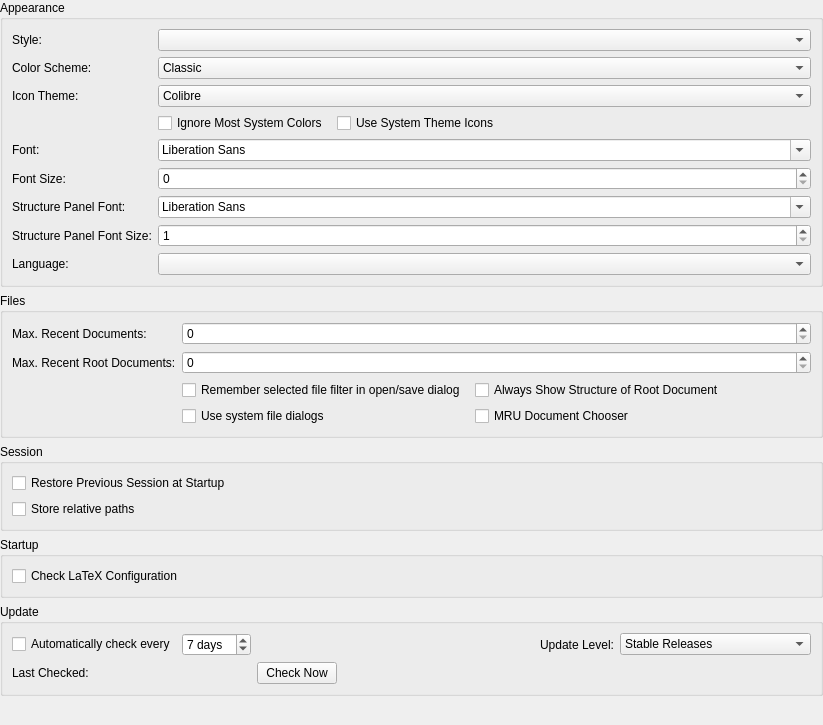
             <widget class="QWidget" name="scrollAreaWidgetContents">
              <property name="geometry">
               <rect>
                <x>0</x>
                <y>0</y>
                <width>823</width>
                <height>725</height>
               </rect>
              </property>
              <layout class="QVBoxLayout" name="verticalLayout">
               <property name="leftMargin">
                <number>0</number>
               </property>
               <property name="topMargin">
                <number>0</number>
               </property>
               <property name="rightMargin">
                <number>0</number>
               </property>
               <property name="bottomMargin">
                <number>0</number>
               </property>
               <item>
                <widget class="QGroupBox" name="groupBox_Appearance">
                 <property name="title">
                  <string>Appearance</string>
                 </property>
                 <layout class="QGridLayout" columnstretch="0,0,1,0">
                  <item row="0" column="1" colspan="3">
                   <widget class="QComboBox" name="comboBoxInterfaceStyle">
                    <property name="sizePolicy">
                     <sizepolicy hsizetype="MinimumExpanding" vsizetype="Preferred">
                      <horstretch>0</horstretch>
                      <verstretch>0</verstretch>
                     </sizepolicy>
                    </property>
                   </widget>
                  </item>
                  <item row="1" column="0">
                   <widget class="QLabel" name="label_14">
                    <property name="text">
                     <string>Color Scheme:</string>
                    </property>
                   </widget>
                  </item>
                  <item row="5" column="1" colspan="3">
                   <widget class="QFontComboBox" name="comboBoxInterfaceFont">
                    <property name="sizePolicy">
                     <sizepolicy hsizetype="Expanding" vsizetype="Preferred">
                      <horstretch>0</horstretch>
                      <verstretch>0</verstretch>
                     </sizepolicy>
                    </property>
                   </widget>
                  </item>
                  <item row="10" column="1" colspan="3">
                   <widget class="QComboBox" name="comboBoxLanguage">
                    <property name="sizePolicy">
                     <sizepolicy hsizetype="Expanding" vsizetype="Preferred">
                      <horstretch>0</horstretch>
                      <verstretch>0</verstretch>
                     </sizepolicy>
                    </property>
                   </widget>
                  </item>
                  <item row="0" column="0">
                   <widget class="QLabel" name="label_3">
                    <property name="sizePolicy">
                     <sizepolicy hsizetype="Minimum" vsizetype="Preferred">
                      <horstretch>0</horstretch>
                      <verstretch>0</verstretch>
                     </sizepolicy>
                    </property>
                    <property name="text">
                     <string>Style:</string>
                    </property>
                   </widget>
                  </item>
                  <item row="6" column="1" colspan="3">
                   <widget class="QSpinBox" name="spinBoxInterfaceFontSize">
                    <property name="sizePolicy">
                     <sizepolicy hsizetype="Expanding" vsizetype="Preferred">
                      <horstretch>0</horstretch>
                      <verstretch>0</verstretch>
                     </sizepolicy>
                    </property>
                   </widget>
                  </item>
                  <item row="10" column="0">
                   <widget class="QLabel" name="label_9">
                    <property name="sizePolicy">
                     <sizepolicy hsizetype="Minimum" vsizetype="Preferred">
                      <horstretch>0</horstretch>
                      <verstretch>0</verstretch>
                     </sizepolicy>
                    </property>
                    <property name="text">
                     <string>Language:</string>
                    </property>
                   </widget>
                  </item>
                  <item row="5" column="0">
                   <widget class="QLabel" name="label_5">
                    <property name="sizePolicy">
                     <sizepolicy hsizetype="Minimum" vsizetype="Preferred">
                      <horstretch>0</horstretch>
                      <verstretch>0</verstretch>
                     </sizepolicy>
                    </property>
                    <property name="text">
                     <string>Font:</string>
                    </property>
                   </widget>
                  </item>
                  <item row="1" column="1" colspan="3">
                   <widget class="QComboBox" name="comboBoxInterfaceModernStyle">
                    <item>
                     <property name="text">
                      <string>Classic</string>
                     </property>
                    </item>
                    <item>
                     <property name="text">
                      <string>Modern</string>
                     </property>
                    </item>
                    <item>
                     <property name="text">
                      <string>Modern - dark</string>
                     </property>
                    </item>
                   </widget>
                  </item>
                  <item row="6" column="0">
                   <widget class="QLabel" name="label_7">
                    <property name="sizePolicy">
                     <sizepolicy hsizetype="Minimum" vsizetype="Preferred">
                      <horstretch>0</horstretch>
                      <verstretch>0</verstretch>
                     </sizepolicy>
                    </property>
                    <property name="text">
                     <string>Font Size:</string>
                    </property>
                   </widget>
                  </item>
                  <item row="7" column="0">
                   <widget class="QLabel" name="labelStructurePanelFont">
                    <property name="text">
                     <string>Structure Panel Font:</string>
                    </property>
                   </widget>
                  </item>
                  <item row="7" column="1" colspan="3">
                   <widget class="QFontComboBox" name="comboBoxStructurePanelFont">
                    <property name="sizePolicy">
                     <sizepolicy hsizetype="Expanding" vsizetype="Preferred">
                      <horstretch>0</horstretch>
                      <verstretch>0</verstretch>
                     </sizepolicy>
                    </property>
                   </widget>
                  </item>
                  <item row="8" column="0">
                   <widget class="QLabel" name="labelStructurePanelFontSize">
                    <property name="text">
                     <string>Structure Panel Font Size:</string>
                    </property>
                   </widget>
                  </item>
                  <item row="8" column="1" colspan="3">
                   <widget class="QSpinBox" name="spinBoxStructurePanelFontSize">
                    <property name="sizePolicy">
                     <sizepolicy hsizetype="Expanding" vsizetype="Preferred">
                      <horstretch>0</horstretch>
                      <verstretch>0</verstretch>
                     </sizepolicy>
                    </property>
                    <property name="minimum">
                     <number>1</number>
                    </property>
                   </widget>
                  </item>
                  <item row="4" column="1" colspan="3">
                   <layout class="QHBoxLayout">
                    <property name="spacing">
                     <number>9</number>
                    </property>
                    <item>
                     <widget class="QCheckBox" name="checkBoxUseTexmakerPalette">
                      <property name="text">
                       <string>Ignore Most System Colors</string>
                      </property>
                      <property name="advancedOption" stdset="0">
                       <bool>true</bool>
                      </property>
                     </widget>
                    </item>
                    <item>
                     <widget class="QCheckBox" name="checkBoxUseSystemTheme">
                      <property name="text">
                       <string>Use System Theme Icons</string>
                      </property>
                      <property name="advancedOption" stdset="0">
                       <bool>true</bool>
                      </property>
                     </widget>
                    </item>
                    <item>
                     <spacer>
                      <property name="orientation">
                       <enum>Qt::Orientation::Horizontal</enum>
                      </property>
                      <property name="sizeHint" stdset="0">
                       <size>
                        <width>40</width>
                        <height>0</height>
                       </size>
                      </property>
                     </spacer>
                    </item>
                   </layout>
                  </item>
                  <item row="2" column="0">
                   <widget class="QLabel" name="label_27">
                    <property name="text">
                     <string>Icon Theme:</string>
                    </property>
                   </widget>
                  </item>
                  <item row="2" column="1" colspan="3">
                   <widget class="QComboBox" name="comboBoxInterfaceIconTheme">
                    <item>
                     <property name="text">
                      <string>Colibre</string>
                     </property>
                    </item>
                    <item>
                     <property name="text">
                      <string>Oxygen Modern</string>
                     </property>
                    </item>
                    <item>
                     <property name="text">
                      <string>Oxygen Classic</string>
                     </property>
                    </item>
                   </widget>
                  </item>
                 </layout>
                </widget>
               </item>
               <item>
                <widget class="QGroupBox" name="groupBox_Files">
                 <property name="title">
                  <string>Files</string>
                 </property>
                 <property name="advancedOption" stdset="0">
                  <bool>true</bool>
                 </property>
                 <layout class="QGridLayout" columnstretch="0,0,1">
                  <item row="2" column="0">
                   <widget class="QLabel" name="label_10">
                    <property name="sizePolicy">
                     <sizepolicy hsizetype="Minimum" vsizetype="Preferred">
                      <horstretch>0</horstretch>
                      <verstretch>0</verstretch>
                     </sizepolicy>
                    </property>
                    <property name="text">
                     <string>Max. Recent Root Documents:</string>
                    </property>
                   </widget>
                  </item>
                  <item row="4" column="1">
                   <widget class="QCheckBox" name="checkBoxRememberFileFilter">
                    <property name="text">
                     <string>Remember selected file filter in open/save dialog </string>
                    </property>
                    <property name="advancedOption" stdset="0">
                     <bool>true</bool>
                    </property>
                   </widget>
                  </item>
                  <item row="2" column="1" colspan="2">
                   <widget class="QSpinBox" name="spinBoxMaxRecentProjects">
                    <property name="sizePolicy">
                     <sizepolicy hsizetype="Expanding" vsizetype="Preferred">
                      <horstretch>0</horstretch>
                      <verstretch>0</verstretch>
                     </sizepolicy>
                    </property>
                    <property name="maximum">
                     <number>10000</number>
                    </property>
                   </widget>
                  </item>
                  <item row="1" column="0">
                   <widget class="QLabel" name="label_8">
                    <property name="sizePolicy">
                     <sizepolicy hsizetype="Minimum" vsizetype="Preferred">
                      <horstretch>0</horstretch>
                      <verstretch>0</verstretch>
                     </sizepolicy>
                    </property>
                    <property name="text">
                     <string>Max. Recent Documents:</string>
                    </property>
                   </widget>
                  </item>
                  <item row="1" column="1" colspan="2">
                   <widget class="QSpinBox" name="spinBoxMaxRecentFiles">
                    <property name="sizePolicy">
                     <sizepolicy hsizetype="Expanding" vsizetype="Preferred">
                      <horstretch>0</horstretch>
                      <verstretch>0</verstretch>
                     </sizepolicy>
                    </property>
                    <property name="maximum">
                     <number>10000</number>
                    </property>
                   </widget>
                  </item>
                  <item row="6" column="1">
                   <widget class="QCheckBox" name="checkBoxUseNativeFileDialog">
                    <property name="text">
                     <string>Use system file dialogs</string>
                    </property>
                   </widget>
                  </item>
                  <item row="4" column="2">
                   <widget class="QCheckBox" name="checkBoxParseRootDoc">
                    <property name="text">
                     <string>Always Show Structure of Root Document</string>
                    </property>
                    <property name="advancedOption" stdset="0">
                     <bool>true</bool>
                    </property>
                   </widget>
                  </item>
                  <item row="6" column="2">
                   <widget class="QCheckBox" name="checkBoxMRUDocumentChooser">
                    <property name="text">
                     <string>MRU Document Chooser</string>
                    </property>
                    <property name="advancedOption" stdset="0">
                     <bool>true</bool>
                    </property>
                   </widget>
                  </item>
                 </layout>
                </widget>
               </item>
               <item>
                <widget class="QGroupBox" name="groupBox_Session">
                 <property name="title">
                  <string>Session</string>
                 </property>
                 <property name="advancedOption" stdset="0">
                  <bool>true</bool>
                 </property>
                 <layout class="QVBoxLayout" name="verticalLayout_10">
                  <item>
                   <widget class="QCheckBox" name="checkBoxRestoreSession">
                    <property name="text">
                     <string>Restore Previous Session at Startup</string>
                    </property>
                   </widget>
                  </item>
                  <item>
                   <widget class="QCheckBox" name="checkBoxSessionStoreRelativePaths">
                    <property name="text">
                     <string>Store relative paths</string>
                    </property>
                    <property name="advancedOption" stdset="0">
                     <bool>true</bool>
                    </property>
                   </widget>
                  </item>
                 </layout>
                </widget>
               </item>
               <item>
                <widget class="QGroupBox" name="groupBox_Startup">
                 <property name="title">
                  <string>Startup</string>
                 </property>
                 <layout class="QVBoxLayout" name="verticalLayout_14">
                  <item>
                   <widget class="QCheckBox" name="checkBoxCheckLatexConfiguration">
                    <property name="text">
                     <string>Check LaTeX Configuration</string>
                    </property>
                   </widget>
                  </item>
                 </layout>
                </widget>
               </item>
               <item>
                <widget class="QGroupBox" name="groupBox_Update">
                 <property name="title">
                  <string>Update</string>
                 </property>
                 <layout class="QGridLayout" name="gridLayout03">
                  <item row="0" column="6">
                   <widget class="QComboBox" name="comboBoxUpdateLevel">
                    <property name="sizePolicy">
                     <sizepolicy hsizetype="Expanding" vsizetype="Fixed">
                      <horstretch>0</horstretch>
                      <verstretch>0</verstretch>
                     </sizepolicy>
                    </property>
                    <property name="toolTip">
                     <string>Defines the kinds of update notifications you will receive:
- Stable Releases: Choose this if stability is most important to you.
- Release Candidates: Are close to a future release in terms of features and stability. Choose this to get previews of future releases and help us by testing the version before it's been published as an official release. (Stable releases are notified as well)
- Development Versions: Contain the latest features, but might be unstable. (Stable releases and release candidates are notified as well).</string>
                    </property>
                    <item>
                     <property name="text">
                      <string>Stable Releases</string>
                     </property>
                    </item>
                    <item>
                     <property name="text">
                      <string>Release Candidates</string>
                     </property>
                    </item>
                    <item>
                     <property name="text">
                      <string>Development Versions</string>
                     </property>
                    </item>
                   </widget>
                  </item>
                  <item row="1" column="4">
                   <spacer name="horizontalSpacer_7">
                    <property name="orientation">
                     <enum>Qt::Orientation::Horizontal</enum>
                    </property>
                    <property name="sizeHint" stdset="0">
                     <size>
                      <width>40</width>
                      <height>20</height>
                     </size>
                    </property>
                   </spacer>
                  </item>
                  <item row="1" column="3">
                   <widget class="QPushButton" name="pushButtonUpdateCheckNow">
                    <property name="text">
                     <string>Check Now</string>
                    </property>
                   </widget>
                  </item>
                  <item row="0" column="3" colspan="2">
                   <spacer name="horizontalSpacer_4">
                    <property name="orientation">
                     <enum>Qt::Orientation::Horizontal</enum>
                    </property>
                    <property name="sizeHint" stdset="0">
                     <size>
                      <width>40</width>
                      <height>20</height>
                     </size>
                    </property>
                   </spacer>
                  </item>
                  <item row="1" column="1">
                   <widget class="QLabel" name="labelUpdateCheckDate">
                    <property name="text">
                     <string notr="true">&lt;checkDate&gt;</string>
                    </property>
                   </widget>
                  </item>
                  <item row="1" column="0">
                   <widget class="QLabel" name="label_56">
                    <property name="text">
                     <string>Last Checked:</string>
                    </property>
                   </widget>
                  </item>
                  <item row="0" column="1">
                   <widget class="QSpinBox" name="spinBoxAutoUpdateCheckIntervalDays">
                    <property name="suffix">
                     <string> days</string>
                    </property>
                    <property name="minimum">
                     <number>0</number>
                    </property>
                    <property name="value">
                     <number>7</number>
                    </property>
                   </widget>
                  </item>
                  <item row="0" column="0">
                   <widget class="QCheckBox" name="checkBoxAutoUpdateCheck">
                    <property name="text">
                     <string>Automatically check every</string>
                    </property>
                   </widget>
                  </item>
                  <item row="0" column="5">
                   <widget class="QLabel" name="label_74">
                    <property name="text">
                     <string>Update Level:</string>
                    </property>
                   </widget>
                  </item>
                 </layout>
                </widget>
               </item>
               <item>
                <spacer>
                 <property name="orientation">
                  <enum>Qt::Orientation::Vertical</enum>
                 </property>
                 <property name="sizeType">
                  <enum>QSizePolicy::Policy::MinimumExpanding</enum>
                 </property>
                 <property name="sizeHint" stdset="0">
                  <size>
                   <width>20</width>
                   <height>0</height>
                  </size>
                 </property>
                </spacer>
               </item>
              </layout>
             </widget>
